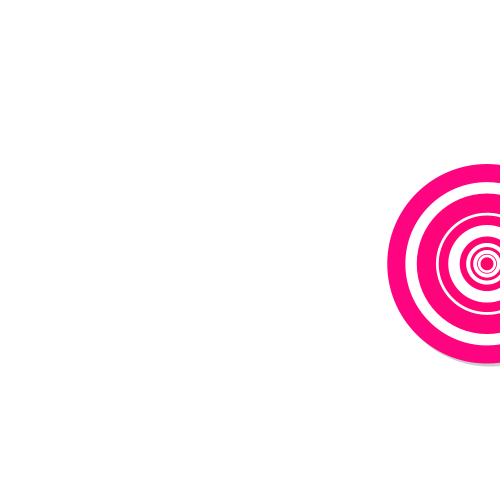
Frame 1 (no input)
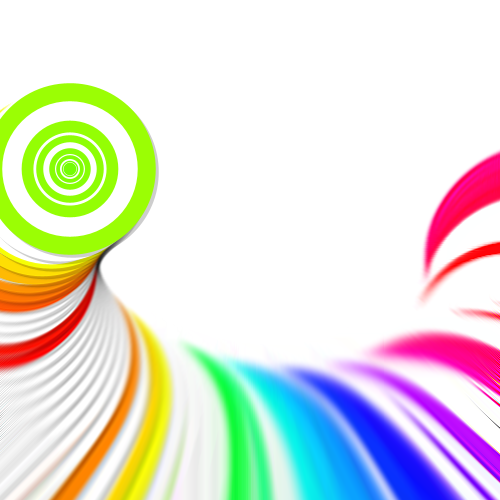
Frame 60 (the mouse pressed at the canvas centre just before this capture)
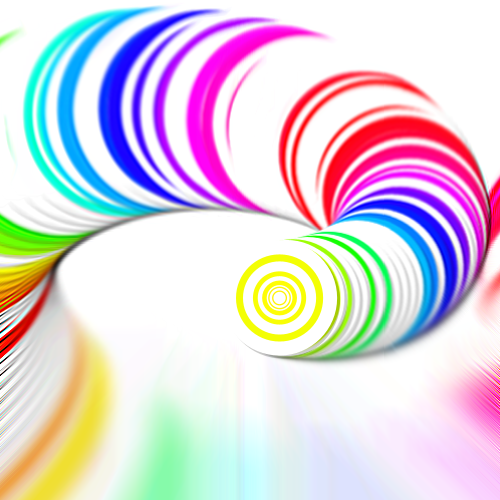
Frame 120 (the mouse held since frame 60 and released just before this capture)

The Processing sketch that drew these frames (run headless with seeded random() and noise(); from frame 60 on, the mouse is pressed at the canvas centre):

// Processing sketch: processing_74987
// ── processing_74987.pde

variateur r1, r2, c, rv;
float angle = 0;

void setup(){
  size(500,500);
  background(255);
  colorMode(HSB);
  noStroke();
 // smooth();
  r1 = new variateur(10, width/2, random(0.5,1.5));
  r2 = new variateur(10, width/2, random(0.5,1.5));
  rv = new variateur(50, 200, random(1,5));
  c = new variateur(0, 255, random(0.1,0.5));
}

void draw(){
  copy(0,0,width, height, -1, -1, width+2, height+2);
  angle+=TWO_PI*0.01;
  cible(width/2+cos(angle)*r1.avance(), height/2+sin(angle)*r2.avance()); 
}
 
void cible(float x, float y){  
  float r=rv.avance();
  boolean bk = true;
  
  fill(0,50);
  ellipse(x+3, y+3, r, r);
  
  if(random(100)<50){bk=false;} 
  while (r>10){
    if(bk){
      fill(255);
    } else {
      fill(c.avance(), 250,254);
    }
    ellipse(x,y, r, r); 
    r*=random(0.70,0.96); 
    bk=!bk;
  }
}

class variateur{
  float etat, mini, maxi, pas, ecart,v;
  variateur(float _min, float _max, float _pas){
    ecart=(_max-_min)/2;
    mini=_min+ecart;
    etat = random(-1,1);
    v=random(0.01,0.02);
  }
  float avance(){
    etat+=v;
    return (mini+cos(etat)*ecart);
  }
}
